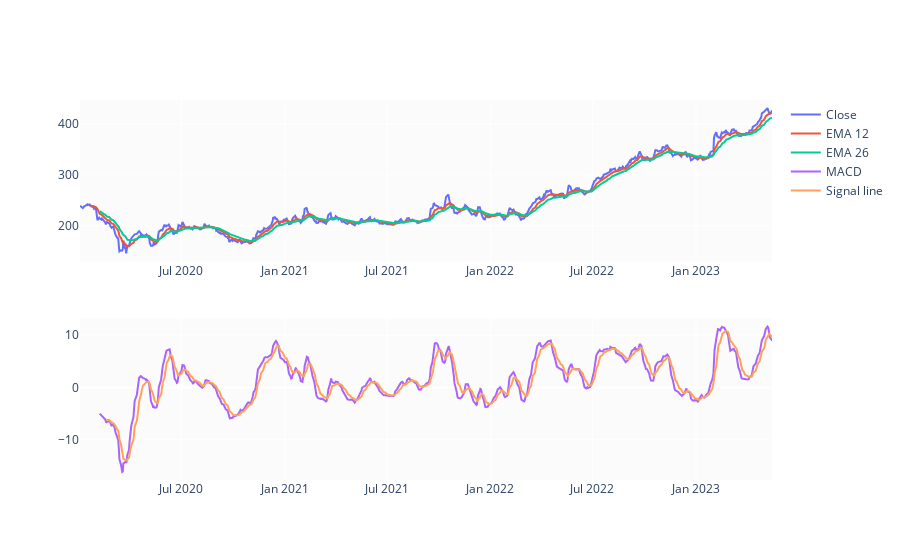

Notebook cell for this chart:
### Code cell
EMA_12 = pd.Series(df['Close'].ewm(span=12, min_periods=12).mean())
EMA_26 = pd.Series(df['Close'].ewm(span=26, min_periods=26).mean())
df['MACD'] = pd.Series(EMA_12 - EMA_26)
df['MACD_signal'] = pd.Series(df.MACD.ewm(span=9, min_periods=9).mean())

fig = make_subplots(rows=2, cols=1)
fig.add_trace(go.Scatter(x=df.Date, y=df.Close, name='Close'), row=1, col=1)
fig.add_trace(go.Scatter(x=df.Date, y=EMA_12, name='EMA 12'), row=1, col=1)
fig.add_trace(go.Scatter(x=df.Date, y=EMA_26, name='EMA 26'), row=1, col=1)
fig.add_trace(go.Scatter(x=df.Date, y=df['MACD'], name='MACD'), row=2, col=1)
fig.add_trace(go.Scatter(x=df.Date, y=df['MACD_signal'], name='Signal line'), row=2, col=1)
fig.show()

### Figure 1 — Plotly figure (JSON) as saved in the notebook; plotly's stock layout.template omitted (floating-point values rounded to 4 significant figures; data arrays with more than 128 entries replaced by an {"elided": "..."} marker saying what was removed)
{"data": [{"name": "Close", "type": "scatter", "x": {"elided": "835 str values"}, "xaxis": "x", "y": {"elided": "835 float values"}, "yaxis": "y"}, {"name": "EMA 12", "type": "scatter", "x": {"elided": "835 str values"}, "xaxis": "x", "y": {"elided": "835 float values"}, "yaxis": "y"}, {"name": "EMA 26", "type": "scatter", "x": {"elided": "835 str values"}, "xaxis": "x", "y": {"elided": "835 float values"}, "yaxis": "y"}, {"name": "MACD", "type": "scatter", "x": {"elided": "835 str values"}, "xaxis": "x2", "y": {"elided": "835 float values"}, "yaxis": "y2"}, {"name": "Signal line", "type": "scatter", "x": {"elided": "835 str values"}, "xaxis": "x2", "y": {"elided": "835 float values"}, "yaxis": "y2"}], "layout": {"xaxis": {"anchor": "y", "domain": [0, 1]}, "xaxis2": {"anchor": "y2", "domain": [0, 1]}, "yaxis": {"anchor": "x", "domain": [0.575, 1]}, "yaxis2": {"anchor": "x2", "domain": [0, 0.425]}}}
